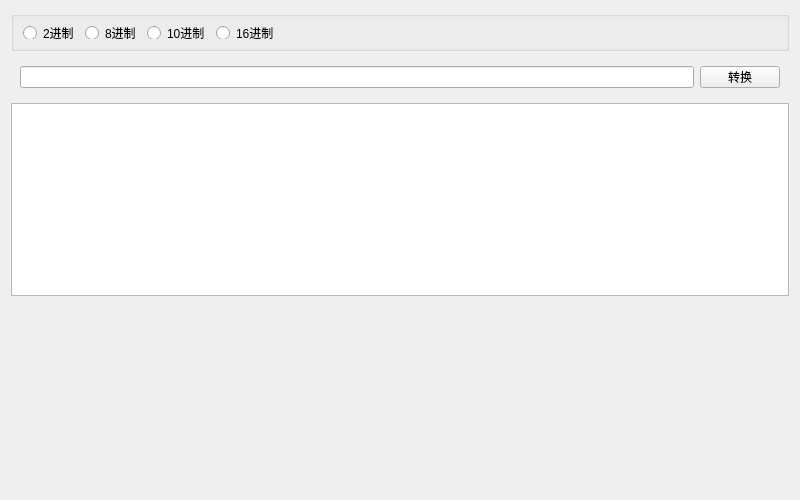
<?xml version="1.0" encoding="UTF-8"?>
<ui version="4.0">
 <class>UHexConverter</class>
 <widget class="QWidget" name="UHexConverter">
  <property name="geometry">
   <rect>
    <x>0</x>
    <y>0</y>
    <width>800</width>
    <height>500</height>
   </rect>
  </property>
  <property name="minimumSize">
   <size>
    <width>800</width>
    <height>500</height>
   </size>
  </property>
  <property name="maximumSize">
   <size>
    <width>800</width>
    <height>500</height>
   </size>
  </property>
  <property name="baseSize">
   <size>
    <width>800</width>
    <height>500</height>
   </size>
  </property>
  <property name="windowTitle">
   <string>Form</string>
  </property>
  <layout class="QGridLayout" name="gridLayout">
   <item row="1" column="0">
    <widget class="QWidget" name="widget" native="true">
     <property name="minimumSize">
      <size>
       <width>0</width>
       <height>40</height>
      </size>
     </property>
     <property name="maximumSize">
      <size>
       <width>16777215</width>
       <height>40</height>
      </size>
     </property>
     <property name="baseSize">
      <size>
       <width>0</width>
       <height>40</height>
      </size>
     </property>
     <layout class="QHBoxLayout" name="horizontalLayout_2">
      <item>
       <widget class="QLineEdit" name="content_input"/>
      </item>
      <item>
       <widget class="QPushButton" name="conver_btn">
        <property name="text">
         <string>转换</string>
        </property>
       </widget>
      </item>
     </layout>
    </widget>
   </item>
   <item row="0" column="0">
    <widget class="QGroupBox" name="radio_group">
     <property name="minimumSize">
      <size>
       <width>0</width>
       <height>40</height>
      </size>
     </property>
     <property name="maximumSize">
      <size>
       <width>16777215</width>
       <height>40</height>
      </size>
     </property>
     <property name="baseSize">
      <size>
       <width>0</width>
       <height>40</height>
      </size>
     </property>
     <property name="title">
      <string/>
     </property>
     <layout class="QHBoxLayout" name="horizontalLayout" stretch="0,0,0,0,1">
      <item>
       <widget class="QRadioButton" name="radio_2">
        <property name="text">
         <string>2进制</string>
        </property>
       </widget>
      </item>
      <item>
       <widget class="QRadioButton" name="radio_8">
        <property name="text">
         <string>8进制</string>
        </property>
       </widget>
      </item>
      <item>
       <widget class="QRadioButton" name="radio_10">
        <property name="text">
         <string>10进制</string>
        </property>
       </widget>
      </item>
      <item>
       <widget class="QRadioButton" name="radio_16">
        <property name="text">
         <string>16进制</string>
        </property>
       </widget>
      </item>
      <item>
       <spacer name="horizontalSpacer">
        <property name="orientation">
         <enum>Qt::Orientation::Horizontal</enum>
        </property>
        <property name="sizeHint" stdset="0">
         <size>
          <width>40</width>
          <height>20</height>
         </size>
        </property>
       </spacer>
      </item>
     </layout>
    </widget>
   </item>
   <item row="3" column="0">
    <spacer name="verticalSpacer">
     <property name="orientation">
      <enum>Qt::Orientation::Vertical</enum>
     </property>
     <property name="sizeHint" stdset="0">
      <size>
       <width>20</width>
       <height>40</height>
      </size>
     </property>
    </spacer>
   </item>
   <item row="2" column="0">
    <widget class="QTableWidget" name="res_table"/>
   </item>
  </layout>
 </widget>
 <resources/>
 <connections/>
</ui>
